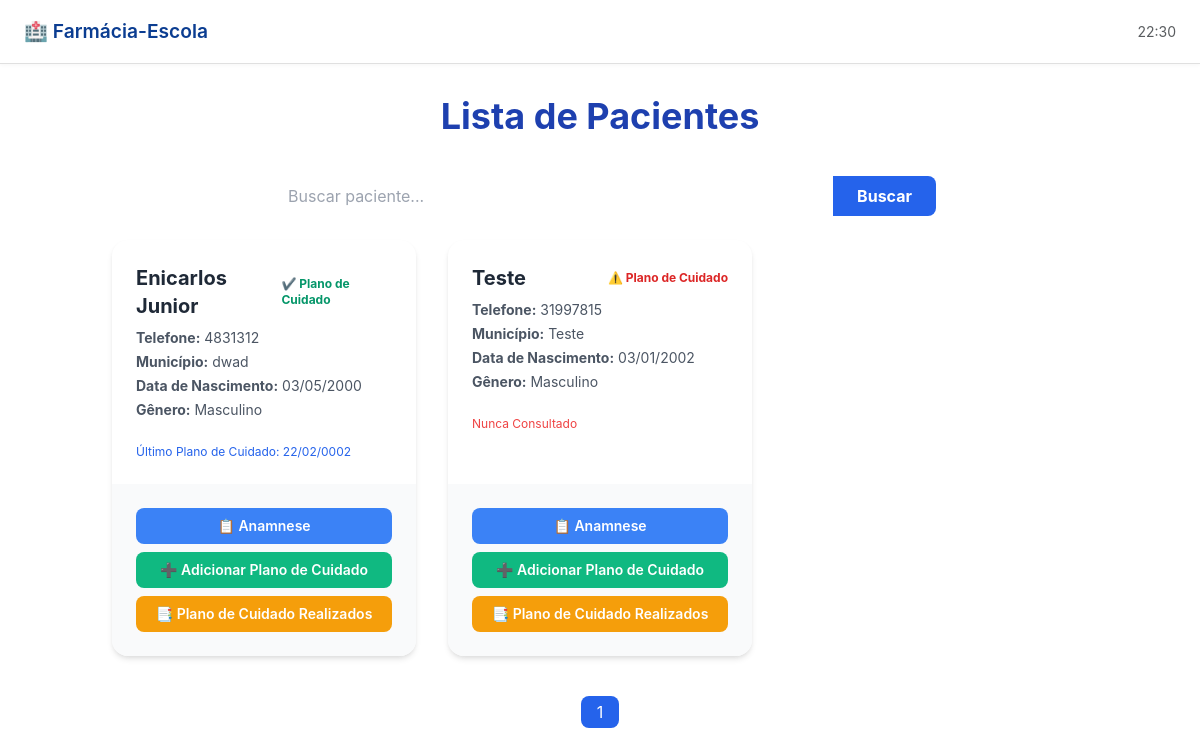
The page /listagem_pacientes/paciente_list/ on the database its author committed.
### paciente/models.py (models this page shows, shortened)
class Paciente(models.Model):
    nome = models.CharField(max_length=150)
    telefone = models.CharField(max_length=15)
    responsavel = models.CharField(max_length=100)
    data_nascimento = models.DateField()
    doencas = models.ManyToManyField(
        Doenca,
        through='MedicamentoDoencaPaciente',
        related_name='pacientes',
        blank=True
    )
    medicamentos = models.ManyToManyField(Medicamento, related_name='pacientes', blank=True)
    genero = models.CharField(
        max_length=15, choices=[('M', 'Masculino'), ('F', 'Feminino'), ('O', 'Outro'), ('ND', 'Prefere não dizer')]
    )
    estado_civil = models.CharField(
        max_length=20, choices=[
            ('Casado(a)', 'Casado(a)'),
            ('Solteiro(a)', 'Solteiro(a)'),
            ('Separado(a)', 'Separado(a)'),
            ('Amigado(a)', 'Amigado(a)'),
            ('Viuvo(a)', 'Viúvo(a)'),
            ('Nao consta', 'Não consta'),
            ('Outro', 'Outro'),
        ]
    )
    bairro = models.CharField(max_length=100)
    distrito = models.CharField(max_length=20, choices=[('Rural', 'Zona Rural'), ('Urbano', 'Zona Urbana')])
    municipio = models.CharField(max_length=100)
    escolaridade = models.CharField(
        max_length=30, choices=[
            ('Analfabeto', 'Analfabeto'),
            ('Fundamental incompleto', 'Fundamental incompleto'),
            ('Fundamental completo', 'Fundamental completo'),
            ('Médio incompleto', 'Médio incompleto'),
            ('Ensino médio completo', 'Ensino médio completo'),
            ('Superior incompleto', 'Superior incompleto'),
            ('Superior completo', 'Superior completo'),
            ('Pós-graduação', 'Pós-graduação'),
            ('Nao consta', 'Não consta'),
        ]
    )
    ocupacao = models.CharField(max_length=100)
    raca = models.CharField(
        max_length=20, choices=[
            ('Pardo', 'Pardo'),
            ('Preto', 'Preto'),
            ('Branco', 'Branco'),
            ('Amarelo', 'Amarelo'),
            ('Negro', 'Negro'),
            ('Outro', 'Outro'),
            ('Nao consta', 'Não consta'),
        ]
    )
    reside_com = models.CharField(max_length=100)
    observacoes = models.TextField(blank=True)

### listagem_pacientes/views.py (the view)
# urls.py: path('paciente_list/', PacienteListView.as_view(), name='paciente_list'),
class PacienteListView(ListView):
    model = Paciente
    template_name = 'paciente_list.html'  # Caminho correto agora
    context_object_name = 'pacientes'
    paginate_by = 9  # Mostra 9 pacientes por página
    def get_queryset(self):
        queryset = super().get_queryset()
        query = self.request.GET.get('q')
        if query:
            queryset = queryset.filter(
                Q(nome__icontains=query) |
                Q(telefone__icontains=query) |
                Q(municipio__icontains=query)
            )
        return queryset
    def get_context_data(self, **kwargs):
        context = super().get_context_data(**kwargs)
        pacientes = context['pacientes']
        ultimas_consultas = Consulta.objects.values('paciente_id').annotate(
            ultima_consulta=Max('data_consulta')
        )
        ultima_consulta_dict = {item['paciente_id']: item['ultima_consulta'] for item in ultimas_consultas}
        for paciente in pacientes:
            paciente.ultima_consulta = ultima_consulta_dict.get(paciente.id)
        return context

### listagem_pacientes/templates/paciente_list.html (shortened to what this page needs)
{% extends "menu.html" %}
{% block content %}
<div class="container mx-auto px-4 py-8">
    <h1 class="text-4xl font-bold text-blue-800 text-center mb-10">Lista de Pacientes</h1>
    <div class="flex justify-center mb-6">
        <form method="GET" class="flex w-full max-w-2xl">
            <input type="text" name="q" placeholder="Buscar paciente..." value="{{ request.GET.q }}"
                class="flex-grow rounded-l-lg border-gray-300 px-4 py-2 focus:ring-2 focus:ring-blue-600 focus:outline-none">
            <button type="submit"
                class="bg-blue-600 hover:bg-blue-700 text-white font-bold py-2 px-6 rounded-r-lg">
                Buscar
            </button>
        </form>
    </div>
    <div class="grid grid-cols-1 md:grid-cols-2 lg:grid-cols-3 gap-8">
        {% for paciente in pacientes %}
        <div class="bg-white shadow-md rounded-2xl overflow-hidden transition hover:shadow-lg flex flex-col justify-between">
            <div class="p-6">
                <div class="flex items-center justify-between mb-2">
                    <h2 class="text-xl font-bold text-gray-800">{{ paciente.nome }}</h2>
                    {% if paciente.ultima_consulta %}
                        <span class="text-xs font-bold text-green-600">✔️ Plano de Cuidado</span>
                    {% else %}
                        <span class="text-xs font-bold text-red-600">⚠️ Plano de Cuidado</span>
                    {% endif %}
                </div>
                <p class="text-gray-600 text-sm mb-1"><strong>Telefone:</strong> {{ paciente.telefone|default:"-" }}</p>
                <p class="text-gray-600 text-sm mb-1"><strong>Município:</strong> {{ paciente.municipio|default:"-" }}</p>
                <p class="text-gray-600 text-sm mb-1"><strong>Data de Nascimento:</strong> {{ paciente.data_nascimento|date:"d/m/Y" }}</p>
                <p class="text-gray-600 text-sm mb-1"><strong>Gênero:</strong> {{ paciente.get_genero_display|default:"-" }}</p>
                {% if paciente.ultima_consulta %}
                <p class="text-blue-600 text-xs mt-4">Último Plano de Cuidado: {{ paciente.ultima_consulta|date:"d/m/Y" }}</p>
                {% else %}
                <p class="text-red-500 text-xs mt-4">Nunca Consultado</p>
                {% endif %}
            </div>
            <div class="bg-gray-50 p-4 flex flex-col space-y-2">
                <a href="{% url 'paciente_detail' paciente.id %}"
                    class="block w-full bg-blue-500 hover:bg-blue-600 text-white text-center py-2 rounded-lg text-sm font-semibold">
                    📋 Anamnese
                </a>
                <a href="{% url 'consulta_create_consulta' paciente.id %}"
                    class="block w-full bg-green-500 hover:bg-green-600 text-white text-center py-2 rounded-lg text-sm font-semibold">
                    ➕ Adicionar Plano de Cuidado
                </a>
                <a href="{% url 'consulta_listar_consultas' paciente.id %}"
                    class="block w-full bg-yellow-500 hover:bg-yellow-600 text-white text-center py-2 rounded-lg text-sm font-semibold">
                    📑 Plano de Cuidado Realizados
                </a>
            </div>
        </div>
        {% empty %}
        <div class="col-span-full text-center text-gray-400">
            Nenhum paciente encontrado.
        </div>
        {% endfor %}
    </div>
    <div class="flex justify-center mt-10">
        <nav class="flex items-center space-x-2">
            {% for num in paginator.page_range %}
                {% if page_obj.number == num %}
                    <span class="px-3 py-1 rounded-lg bg-blue-600 text-white">{{ num }}</span>
                {% elif num > page_obj.number|add:'-3' and num < page_obj.number|add:'3' %}
                    <a href="?page={{ num }}" class="px-3 py-1 rounded-lg bg-gray-200 hover:bg-gray-300 text-gray-700">{{ num }}</a>
                {% endif %}
            {% endfor %}
        </nav>
    </div>
</div>
{% endblock %}

### tela_inicial/templates/menu.html (style rules this page uses)
body { padding-top: 64px; font-family: 'Inter', sans-serif; }

### rows shown on the page
Paciente: nome "Enicarlos Junior", shows "✔️ Plano de Cuidado", telefone "4831312", municipio "dwad", data_nascimento "03/05/2000", genero "Masculino", ultima_consulta "22/02/0002"
Paciente: nome "Teste", shows "⚠️ Plano de Cuidado", telefone "31997815", municipio "Teste", data_nascimento "03/01/2002", genero "Masculino", shows "Nunca Consultado"

### other values the page prints
{{ num }} "1"
